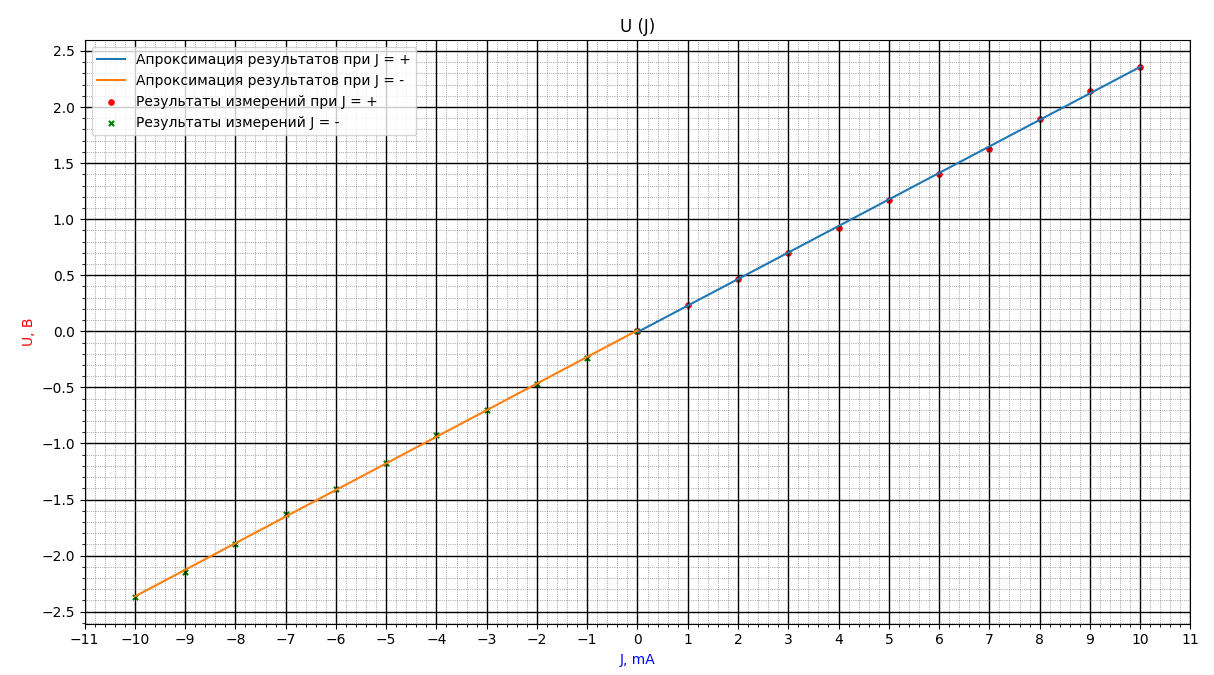

Python code for this plot:
import matplotlib.pyplot as plt
import matplotlib.ticker as ticker
import numpy as np

v = np.loadtxt("LW204-1.txt")       # открыть файл с данными
x1 = [item[0] for item in v]			# первый столбец - y
x2 = [item[3] for item in v]			# первый столбец - y
y = [item[1] for item in v]			# второй стобец - x
z = [item[2] for item in v]			# третий стобец - z
p1 = np.polyfit(x1, y, 1)				# создание полинома первой степени - апроксимация
p2 = np.polyfit(x2, z, 1)				# создание полинома первой степени - апроксимация
y1 = np.polyval(p1, x1)				# координаты y для полинома
y2 = np.polyval(p2, x2)				# координаты y для полинома

fig = plt.figure() 					# тело графика
plt.title ("U (J)")	    # название графика
plt.xlabel("J, mA", fontsize=10, color='blue')		# ось абсцисс (x)
plt.ylabel("U, B", fontsize=10, color='red') 		# ось ординат (y)
# plt.grid(True)                                # включение отображения стандартой сетки
# plt.plot(x, y, label='Название линии')        # стандартный график (ломаная)
plt.plot(x1, y1, label='Апроксимация результатов при J = +')        # график - апрокимация (прямая)
plt.plot(x2, y2, label='Апроксимация результатов при J = -')        # график - апрокимация (прямая)

ax = fig.gca()          # возвращает текущую систему координат, not off
# ax.set_xticks(np.arange(100, 300, 10))        # задание сетки по х (от, до, шаг)
# ax.set_yticks(np.arange(0, 12, 1))            # задание сетки по y (от, до, шаг)

plt.scatter(x1, y, s=14, c='red', marker="o", alpha = 1, label='Результаты измерений при J = +')     # отображение точек
plt.scatter(x2, z, s=14, c='green', marker="x", alpha = 1, label='Результаты измерений J = -')     # отображение точек
plt.legend()   			# Отобразить легенду - label
# plt.errorbar(x, y, xerr=1, yerr=0.3, color = 'snow', ecolor='purple')     # погрешности - функция в разработке :)

#  Устанавливаем интервал основных и вспомогательных делений:
ax.xaxis.set_major_locator(ticker.MultipleLocator(1))
ax.xaxis.set_minor_locator(ticker.MultipleLocator(0.1))
ax.yaxis.set_major_locator(ticker.MultipleLocator(0.5))
ax.yaxis.set_minor_locator(ticker.MultipleLocator(0.1))

#  Добавляем линии основной сетки:
ax.grid(which='major', color = 'k', linewidth = 1)

#  Включаем видимость вспомогательных делений:
ax.minorticks_on()

#  Вид вспомогательной сетки:
ax.grid(which='minor', color = 'dimgrey', linestyle = ':', linewidth = 0.5)

plt.show()


# https://pyprog.pro/mpl/mpl_short_guide.html
# https://devpractice.ru/matplotlib-lesson-1-quick-start-guide/
# https://python-scripts.com/matplotlib#1
